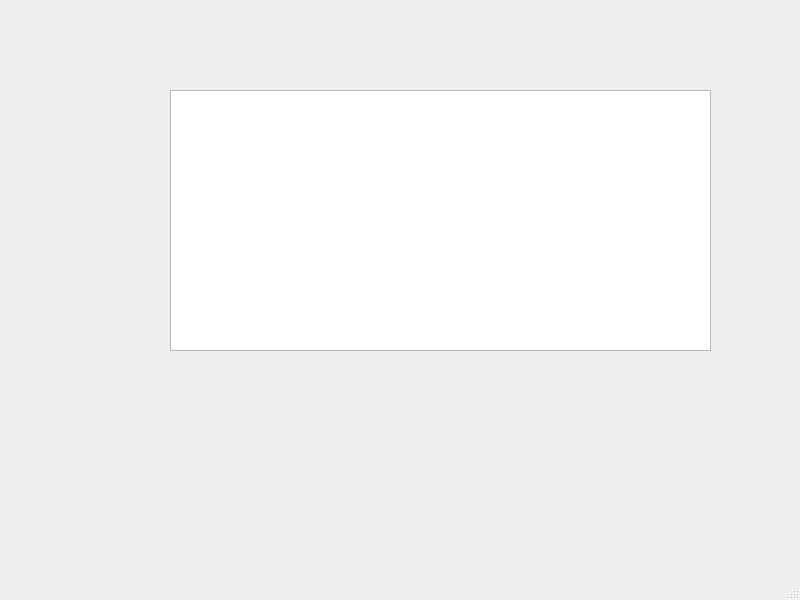
<?xml version="1.0" encoding="UTF-8"?>
<ui version="4.0">
 <class>Netsoul</class>
 <widget class="QMainWindow" name="Netsoul">
  <property name="geometry">
   <rect>
    <x>0</x>
    <y>0</y>
    <width>800</width>
    <height>600</height>
   </rect>
  </property>
  <property name="windowTitle">
   <string>MainWindow</string>
  </property>
  <widget class="QWidget" name="centralwidget">
   <widget class="QPlainTextEdit" name="pte">
    <property name="geometry">
     <rect>
      <x>170</x>
      <y>90</y>
      <width>541</width>
      <height>261</height>
     </rect>
    </property>
   </widget>
  </widget>
  <widget class="QMenuBar" name="menubar">
   <property name="geometry">
    <rect>
     <x>0</x>
     <y>0</y>
     <width>800</width>
     <height>25</height>
    </rect>
   </property>
  </widget>
  <widget class="QStatusBar" name="statusbar"/>
 </widget>
 <resources/>
 <connections/>
</ui>
